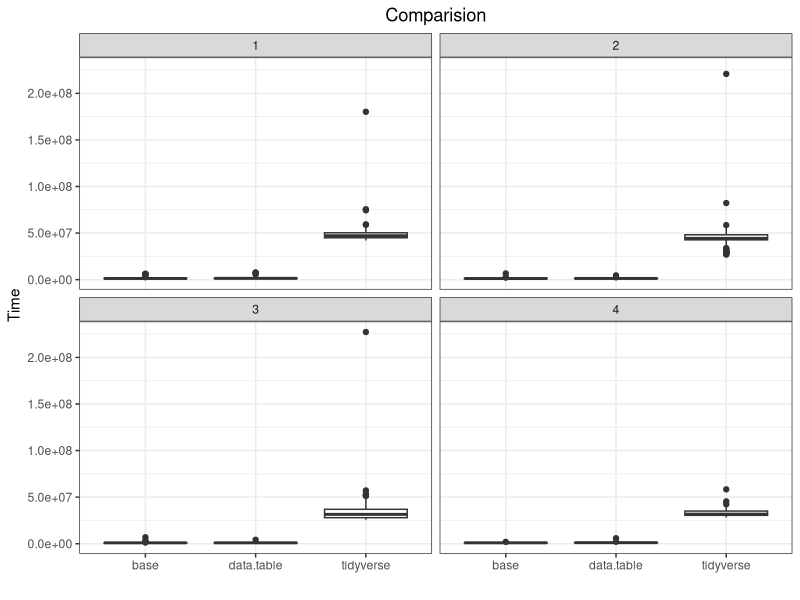

Source code (R):
library(microbenchmark)
library(tidyverse)
library(data.table)

# microbenchmark
micbmark = function(N, G) {
  lst = list_of_data(N, G)
  data_frm = lst[[1]]
  data_tbl = lst[[2]]
  data_tib = lst[[3]]
  
  result = microbenchmark(mean_frm(data_frm), 
                          mean_tbl(data_tbl), 
                          mean_tib(data_tib))
  data.frame(do.call(cbind, result), G=G, N=N)
}

# data generation
list_of_data = function(N, G) {
  set.seed(1)
  data_frm = data.frame(X = sample(1:G, N, replace = TRUE), 
                        Y = runif(N), W = rnorm(N), Z = rexp(N))
  data_tbl = data.table(data_frm)
  data_tib = tibble(data_frm)
  
  list(data_frm,
       data_tbl,
       data_tib)
  }

# data.frame
mean_frm = function(dataframe) {
  aggregate(.~ X, dataframe, mean)
}

# data.table
mean_tbl = function(dataframe) {
  setDT(dataframe)[order(X), lapply(.SD, mean), by = .(X)]
}

# tibble
mean_tib = function(dataframe) {
  dataframe %>% 
    group_by(X) %>%
    summarise_each(funs(mean))
}

to_plot = function(N, G, rows, cols) {
  iter = 1
  bind = data.frame()
  for (row in 0:rows) {
    for (group in 0:cols) {
      micbmark = data.frame(micbmark(N-row, G-group), iter)
      iter = iter + 1
      bind = bind_rows(bind, micbmark)
    }
  }
  return(bind)
}

result = do.call(cbind.data.frame, to_plot(60, 6, 1, 1))

result$expr[result$expr == 1] = "base"
result$expr[result$expr == 2] = "data.table" 
result$expr[result$expr == 3] = "tidyverse"

# plot
ggplot(result, aes(x = expr, y = time)) +
  geom_boxplot() + ggtitle('Comparision') + 
  xlab('') + ylab('Time') + facet_wrap(~iter) +
  theme_bw() + theme(plot.title = element_text(hjust = 0.5))